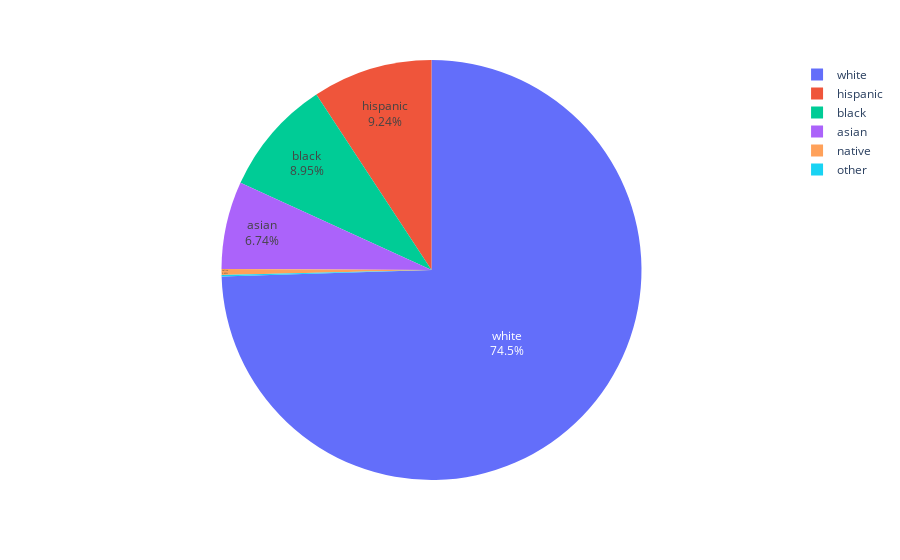

Write notebook code for a chart like this one.
### Markdown cell above
### Race/Ethnicity Distribution

### Code cell
measure = 'RACE2'
df = patients
race_cts = df[df['ALIVE']==True].loc[:,[measure, 'PATIENT']].groupby(measure).count()
race_cts['pct'] = np.round(100 * race_cts['PATIENT'] / race_cts['PATIENT'].sum(), 2) 
race_cts['race'] = race_cts.index.tolist()
fig = px.pie(race_cts, values='PATIENT', labels = 'race', names = 'race',
             hover_data=['PATIENT'])
fig.update_traces(textposition='inside', textinfo='percent+label')
fig.show()

### Figure 1 — Plotly figure (JSON) as saved in the notebook; plotly's stock layout.template omitted (floating-point values rounded to 4 significant figures)
{"data": [{"customdata": [[674], [895], [924], [45], [11], [7451]], "domain": {"x": [0, 1], "y": [0, 1]}, "hovertemplate": "race=%{label}<br>PATIENT=%{customdata[0]}<extra></extra>", "labels": ["asian", "black", "hispanic", "native", "other", "white"], "legendgroup": "", "name": "", "showlegend": true, "textinfo": "percent+label", "textposition": "inside", "type": "pie", "values": [674, 895, 924, 45, 11, 7451]}], "layout": {"legend": {"tracegroupgap": 0}, "margin": {"t": 60}}}
